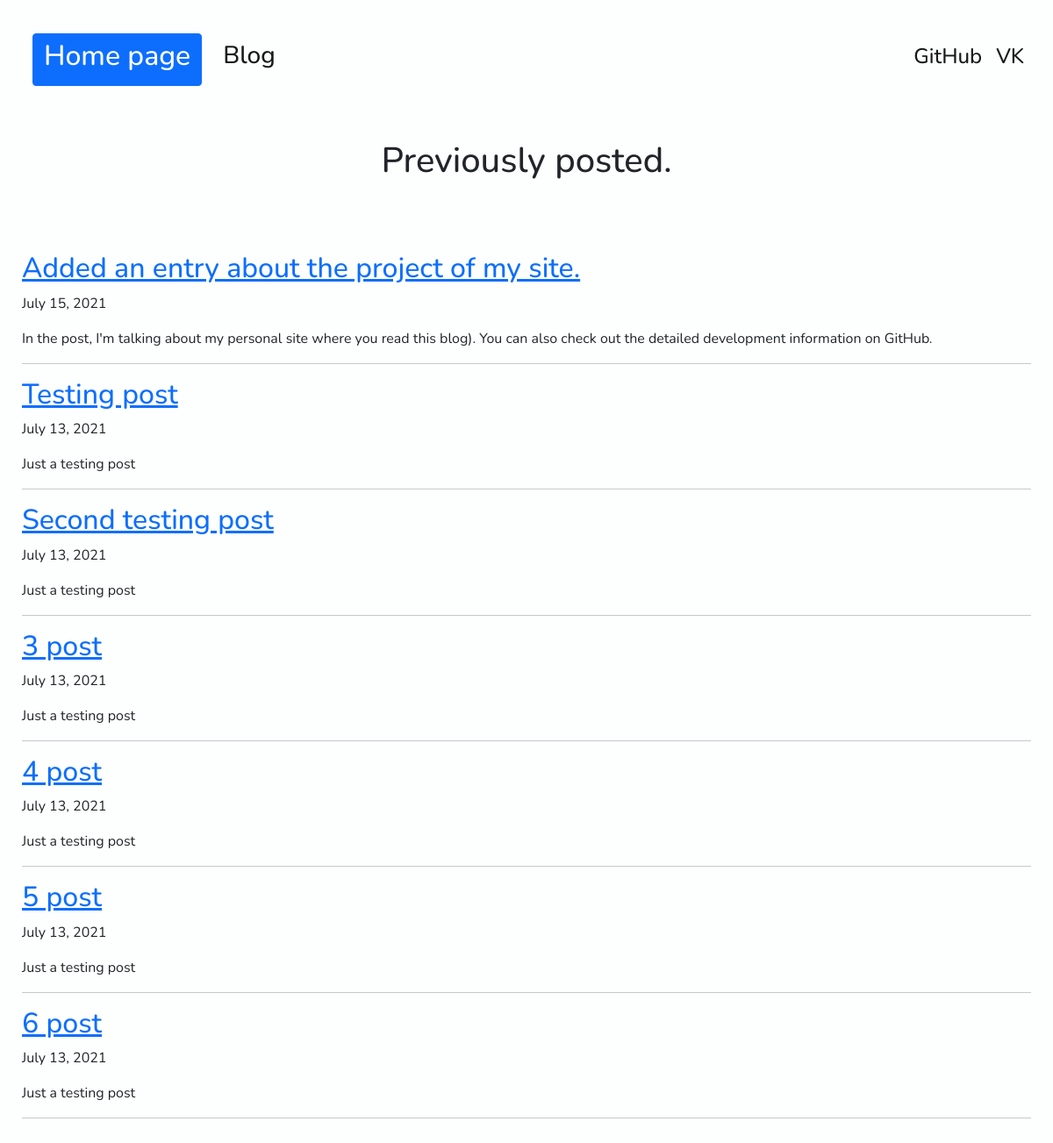
The app's page /blog/posts, older data.
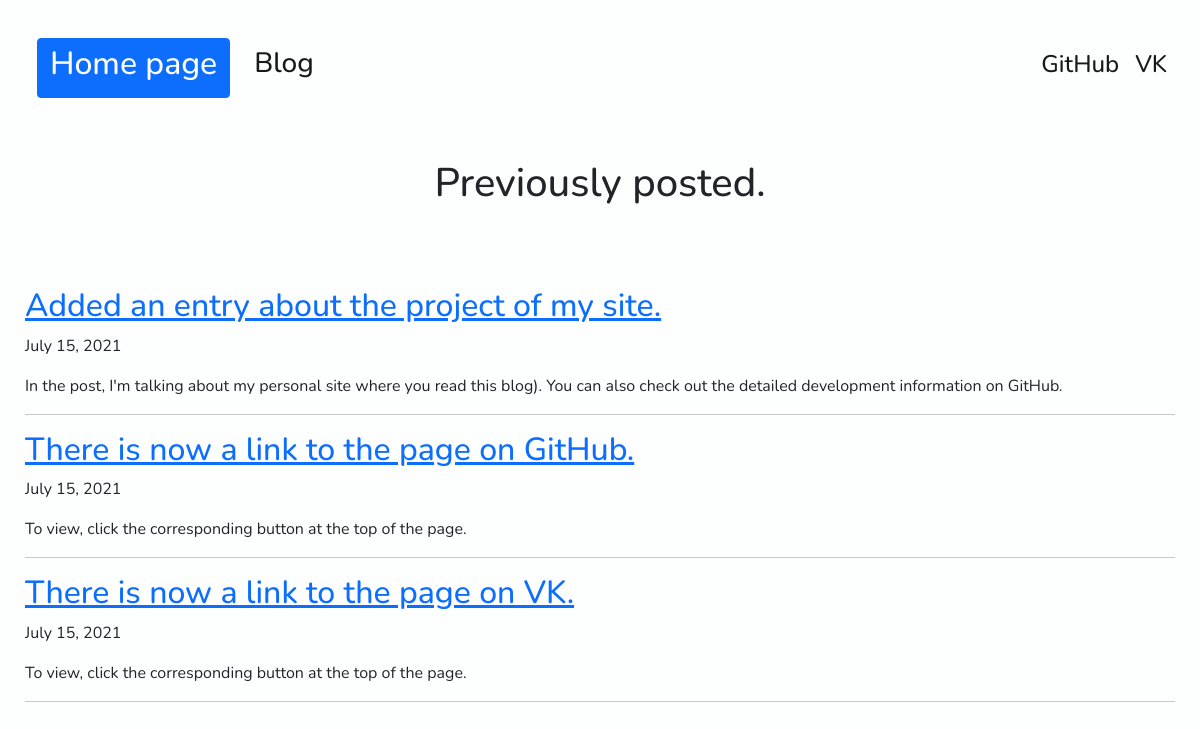
The same page, newer data.
### blog/models.py (models this page shows, shortened)
class Blog_entry(models.Model):
    title = models.CharField(max_length=100)
    data = models.DateField(auto_now_add=True)
    description = models.CharField(max_length=240)
    url = models.URLField(blank=True)

### blog/views.py (the view)
# urls.py: path('posts', views.all_posts, name = 'all_posts'),
def all_posts(request):
    projects = Blog_entry.objects.order_by('-data')
    return render(request, 'blog/all_posts.html', {'projects':projects})

### blog/templates/blog/all_posts.html
{% extends 'portfolio/base_style.html' %}
{% block content %}
<center>
  <h1>Previously posted.</h1>
  <br>
  <br>
  <br>
</center>
  {% for project in projects %}
  <a href="{% url 'detail' project.id %}"><h2>{{ project.title }}</h2></a>
  <p>{{ project.data }}<p>
  <p>{{ project.description|striptags|truncatechars:150 }}<p>
  <hr>
  {% endfor %}
{% endblock %}

Row changes from the older to the newer data that the page shows:
removed Blog_entry: title "Testing post", data "July 13, 2021", description "Just a testing post"
removed Blog_entry: title "Second testing post", data "July 13, 2021", description "Just a testing post"
removed Blog_entry: title "3 post", data "July 13, 2021", description "Just a testing post"
removed Blog_entry: title "4 post", data "July 13, 2021", description "Just a testing post"
removed Blog_entry: title "5 post", data "July 13, 2021", description "Just a testing post"
removed Blog_entry: title "6 post", data "July 13, 2021", description "Just a testing post"
added Blog_entry: title "There is now a link to the page on GitHub.", data "July 15, 2021", description "To view, click the corresponding button at the top of the page."
added Blog_entry: title "There is now a link to the page on VK.", data "July 15, 2021", description "To view, click the corresponding button at the top of the page."
